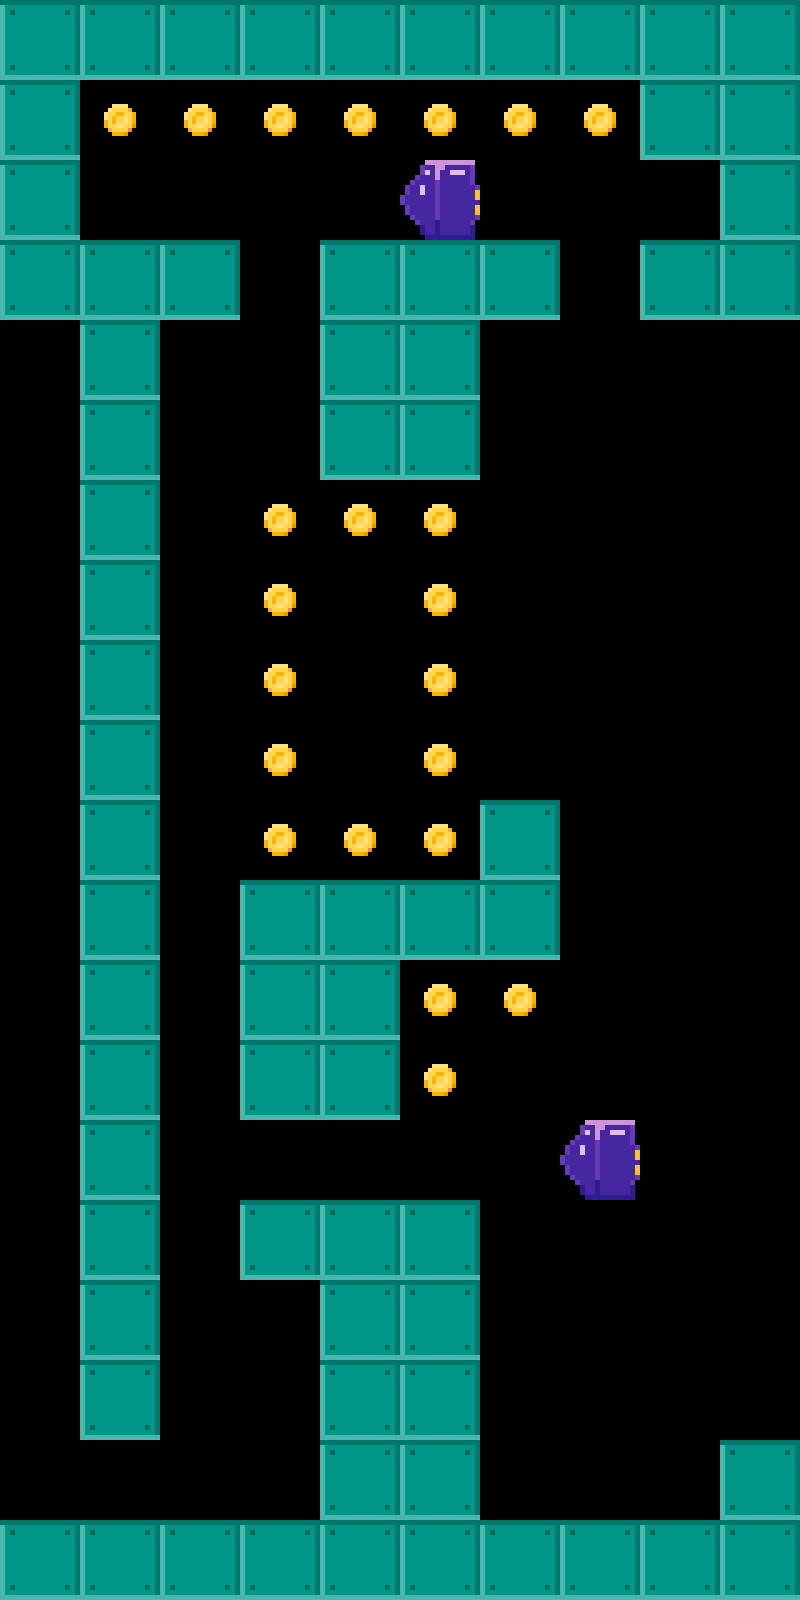

A 2D game scene composited from a Tiled map and its tileset images. What follows is a short description and the map's XML, with every tile layer's data as written:
An orthogonal 10x20 tile map with 80x80 px tiles, 5 tile layers (Walls, Coins, Doors, Floor, ...).

<map version="1.0" tiledversion="1.1.6" orientation="orthogonal" renderorder="left-up" width="10" height="20" tilewidth="80" tileheight="80" infinite="0" nextobjectid="3">
 <tileset firstgid="1" source="tilesheet.tsx" />
 <layer name="Walls" width="10" height="20">
  <data encoding="csv">
1,1,1,1,1,1,1,1,1,1,
1,0,0,0,0,0,0,0,1,1,
1,0,0,0,0,0,0,0,0,1,
1,1,1,0,1,1,1,0,1,1,
0,1,0,0,1,1,0,0,0,0,
0,1,0,0,1,1,0,0,0,0,
0,1,0,0,0,0,0,0,0,0,
0,1,0,0,0,0,0,0,0,0,
0,1,0,0,0,0,0,0,0,0,
0,1,0,0,0,0,0,0,0,0,
0,1,0,0,0,0,1,0,0,0,
0,1,0,1,1,1,1,0,0,0,
0,1,0,1,1,0,0,0,0,0,
0,1,0,1,1,0,0,0,0,0,
0,1,0,0,0,0,0,0,0,0,
0,1,0,1,1,1,0,0,0,0,
0,1,0,0,1,1,0,0,0,0,
0,1,0,0,1,1,0,0,0,0,
0,0,0,0,1,1,0,0,0,1,
1,1,1,1,1,1,1,1,1,1
</data>
 </layer>
 <layer name="Coins" width="10" height="20">
  <data encoding="csv">
0,0,0,0,0,0,0,0,0,0,
0,7,7,7,7,7,7,7,0,0,
0,0,0,0,0,0,0,0,0,0,
0,0,0,0,0,0,0,0,0,0,
0,0,0,0,0,0,0,0,0,0,
0,0,0,0,0,0,0,0,0,0,
0,0,0,7,7,7,0,0,0,0,
0,0,0,7,0,7,0,0,0,0,
0,0,0,7,0,7,0,0,0,0,
0,0,0,7,0,7,0,0,0,0,
0,0,0,7,7,7,0,0,0,0,
0,0,0,0,0,0,0,0,0,0,
0,0,0,0,0,7,7,0,0,0,
0,0,0,0,0,7,0,0,0,0,
0,0,0,0,0,0,0,0,0,0,
0,0,0,0,0,0,0,0,0,0,
0,0,0,0,0,0,0,0,0,0,
0,0,0,0,0,0,0,0,0,0,
0,0,0,0,0,0,0,0,0,0,
0,0,0,0,0,0,0,0,0,0
</data>
 </layer>
 <layer name="Doors" width="10" height="20">
  <data encoding="csv">
0,0,0,0,0,0,0,0,0,0,
0,0,0,0,0,0,0,0,0,0,
0,0,0,0,0,0,0,0,0,0,
0,0,0,0,0,0,0,0,0,0,
0,0,0,0,0,0,0,0,0,0,
0,0,0,0,0,0,0,0,0,0,
0,0,0,0,0,0,0,0,0,0,
0,0,0,0,0,0,0,0,0,0,
0,0,0,0,0,0,0,0,0,0,
0,0,0,0,0,0,0,0,0,0,
0,0,0,0,0,0,0,0,0,0,
0,0,0,0,0,0,0,0,0,0,
0,0,0,0,0,0,0,0,0,0,
0,0,0,0,0,0,0,0,0,0,
0,0,0,0,0,0,0,0,0,0,
0,0,0,0,0,0,0,0,0,0,
0,0,0,0,0,0,0,0,0,0,
0,0,0,0,0,0,0,0,0,0,
0,0,0,0,0,0,0,0,0,0,
0,0,0,0,0,0,0,0,0,0
</data>
 </layer>
 <layer name="Floor" width="10" height="20">
  <data encoding="csv">
0,0,0,0,0,0,0,0,0,0,
0,0,0,0,0,0,0,0,0,0,
0,0,0,0,0,0,0,0,0,0,
0,0,0,0,0,0,0,0,0,0,
0,0,0,0,0,0,0,0,0,0,
0,0,0,0,0,0,0,0,0,0,
0,0,0,0,0,0,0,0,0,0,
0,0,0,0,0,0,0,0,0,0,
0,0,0,0,0,0,0,0,0,0,
0,0,0,0,0,0,0,0,0,0,
0,0,0,0,0,0,0,0,0,0,
0,0,0,0,0,0,0,0,0,0,
0,0,0,0,0,0,0,0,0,0,
0,0,0,0,0,0,0,0,0,0,
0,0,0,0,0,0,0,0,0,0,
0,0,0,0,0,0,0,0,0,0,
0,0,0,0,0,0,0,0,0,0,
0,0,0,0,0,0,0,0,0,0,
0,0,0,0,0,0,0,0,0,0,
0,0,0,0,0,0,0,0,0,0
</data>
 </layer>
 <layer name="Enemies" width="10" height="20">
  <data encoding="csv">
0,0,0,0,0,0,0,0,0,0,
0,0,0,0,0,0,0,0,0,0,
0,0,0,0,0,6,0,0,0,0,
0,0,0,0,0,0,0,0,0,0,
0,0,0,0,0,0,0,0,0,0,
0,0,0,0,0,0,0,0,0,0,
0,0,0,0,0,0,0,0,0,0,
0,0,0,0,0,0,0,0,0,0,
0,0,0,0,0,0,0,0,0,0,
0,0,0,0,0,0,0,0,0,0,
0,0,0,0,0,0,0,0,0,0,
0,0,0,0,0,0,0,0,0,0,
0,0,0,0,0,0,0,0,0,0,
0,0,0,0,0,0,0,0,0,0,
0,0,0,0,0,0,0,6,0,0,
0,0,0,0,0,0,0,0,0,0,
0,0,0,0,0,0,0,0,0,0,
0,0,0,0,0,0,0,0,0,0,
0,0,0,0,0,0,0,0,0,0,
0,0,0,0,0,0,0,0,0,0
</data>
 </layer>
</map>